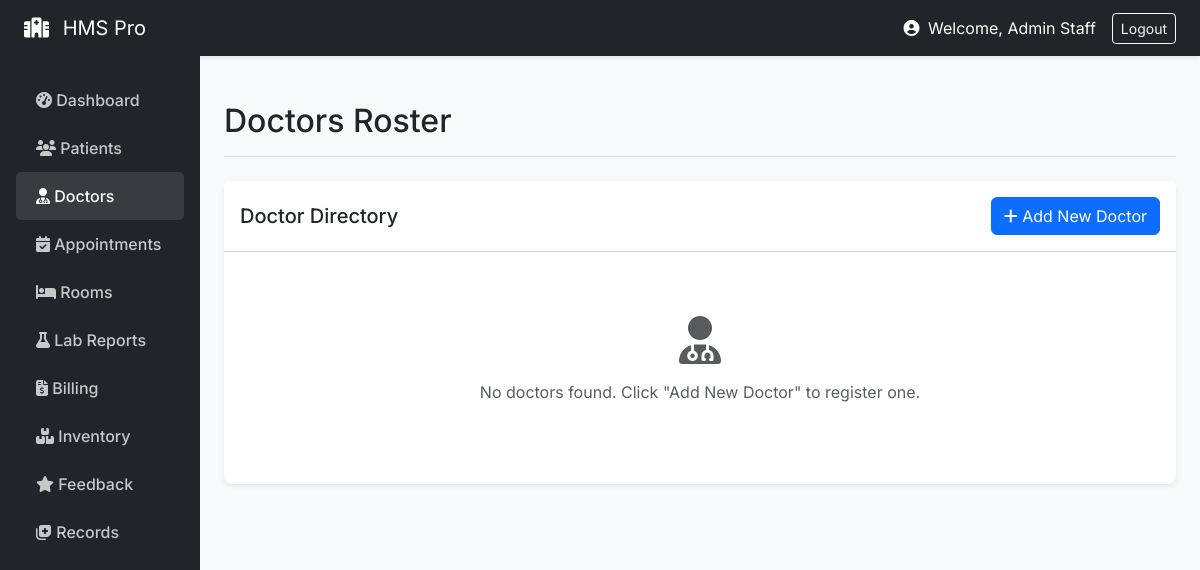
The page /staff/doctors (signed in) on the database as committed earlier.
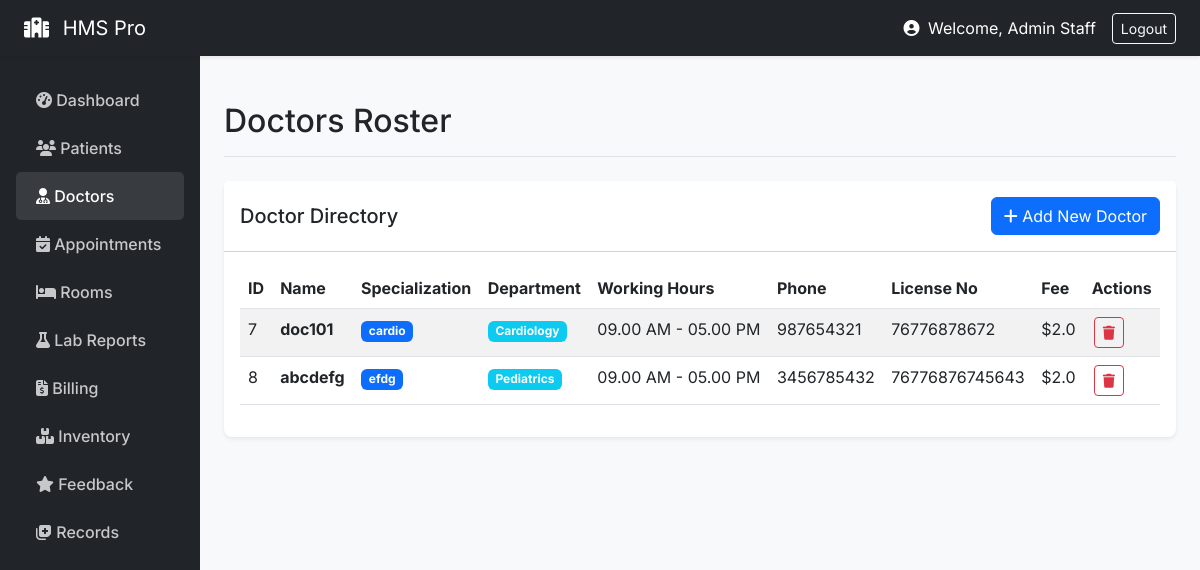
The same page on the database as committed later.
### models/__init__.py (models this page shows, shortened)
class User(UserMixin, db.Model):
    id = db.Column(db.Integer, primary_key=True)
    email = db.Column(db.String(120), unique=True, nullable=False)
    name = db.Column(db.String(100), nullable=False)
    role = db.Column(db.String(20), nullable=False)
    password_hash = db.Column(db.String(200), nullable=False)
    age = db.Column(db.Integer)
    gender = db.Column(db.String(10))
    staff_role = db.Column(db.String(50))
    department = db.Column(db.String(50))
    staff_id = db.Column(db.String(20))
    created_at = db.Column(db.DateTime, default=datetime.utcnow)

class Doctor(db.Model):
    id = db.Column(db.Integer, primary_key=True)
    user_id = db.Column(db.Integer, db.ForeignKey('user.id'))
    department = db.Column(db.String(100))
    specialization = db.Column(db.String(100))
    working_hours = db.Column(db.String(50))
    phone = db.Column(db.String(20))
    license_no = db.Column(db.String(50))
    fee = db.Column(db.Float)
    user = db.relationship('User', backref='doctor_profile')

### routes/staff.py (the view, shortened to what this page needs)
@staff_bp.route('/doctors', methods=['GET', 'POST'])
def doctors():
    form = DoctorForm()
    page = request.args.get('page', 1, type=int)
    doctors_list = User.query.filter_by(role='staff', staff_role='Doctor').paginate(page=page, per_page=20)
    return render_template('doctors.html', doctors=doctors_list, form=form)

### models/__init__.py (called while the page is built)
@login_manager.user_loader
def load_user(user_id):
    return User.query.get(int(user_id))

### routes/staff.py (called while the page is built)
def staff_required(f):
    @wraps(f)
    def decorated_function(*args, **kwargs):
        if current_user.role != 'staff':
            flash('Staff access only', 'danger')
            return redirect(url_for('auth.login'))
        return f(*args, **kwargs)
    return decorated_function

@staff_bp.before_request
@login_required
@staff_required
def before_request():
    pass

### templates/doctors.html (shortened to what this page needs)
{% extends "base.html" %}
{% block page_title %}Doctors Roster{% endblock %}
{% block content %}
<div class="card">
    <div class="card-header bg-white d-flex justify-content-between align-items-center py-3">
        <h5 class="mb-0">Doctor Directory</h5>
        <button type="button" class="btn btn-primary" data-bs-toggle="modal" data-bs-target="#addDoctorModal">
            <i class="fas fa-plus"></i> Add New Doctor
        </button>
    </div>
    <div class="card-body">
        {% if doctors.items|length == 0 %}
        <div class="text-center text-muted py-5">
            <i class="fas fa-user-md fa-3x mb-3"></i>
            <p>No doctors found. Click "Add New Doctor" to register one.</p>
        </div>
        {% else %}
        <table class="table table-striped table-hover datatable w-100">
            <thead>
                <tr>
                    <th>ID</th>
                    <th>Name</th>
                    <th>Specialization</th>
                    <th>Department</th>
                    <th>Working Hours</th>
                    <th>Phone</th>
                    <th>License No</th>
                    <th>Fee</th>
                    <th>Actions</th>
                </tr>
            </thead>
            <tbody>
                {% for doctor in doctors.items %}
                <tr>
                    <td>{{ doctor.id }}</td>
                    <td><strong>{{ doctor.name }}</strong></td>
                    <td><span class="badge bg-primary">{{ doctor.doctor_profile[0].specialization if doctor.doctor_profile else 'N/A' }}</span></td>
                    <td><span class="badge bg-info">{{ doctor.department or (doctor.doctor_profile[0].department if doctor.doctor_profile else 'N/A') }}</span></td>
                    <td>{{ doctor.doctor_profile[0].working_hours if doctor.doctor_profile else 'Flexible' }}</td>
                    <td>{{ doctor.doctor_profile[0].phone if doctor.doctor_profile else 'N/A' }}</td>
                    <td>{{ doctor.doctor_profile[0].license_no if doctor.doctor_profile else 'N/A' }}</td>
                    <td>${{ doctor.doctor_profile[0].fee if doctor.doctor_profile else 'N/A' }}</td>
                    <td>
                        <form action="{{ url_for('staff.delete_doctor', id=doctor.id) }}" method="POST" class="action-form" onsubmit="return confirm('Delete this doctor permanently?');">
                            <button type="submit" class="btn btn-sm btn-outline-danger" title="Delete"><i class="fas fa-trash"></i></button>
                        </form>
                    </td>
                </tr>
                {% endfor %}
            </tbody>
        </table>
        {% endif %}
    </div>
</div>
{% endblock %}

### templates/base.html (shortened to what this page needs)
<!doctype html>
<html lang="en">
<head>
  <link href="https://cdn.jsdelivr.net/npm/bootstrap@5.3.0/dist/css/bootstrap.min.css" rel="stylesheet">
  <link rel="stylesheet" href="https://cdnjs.cloudflare.com/ajax/libs/font-awesome/6.4.0/css/all.min.css">
</head>
<body>
{% if current_user.is_authenticated %}
<nav class="navbar navbar-dark bg-dark sticky-top shadow-sm">
  <div class="container-fluid px-4">
    <a class="navbar-brand" href="/"><i class="fas fa-hospital me-2"></i> HMS Pro</a>
    <div class="d-flex align-items-center text-white">
      <span class="me-3">
        <i class="fas fa-user-circle me-1"></i> Welcome, {{ current_user.name.split('@')[0] if '@' in current_user.name else current_user.name }}
      </span>
      <a class="btn btn-outline-light btn-sm" href="{{ url_for('auth.logout') }}">Logout</a>
    </div>
  </div>
</nav>
{% endif %}
<div id="main-wrapper">
    {% if not current_user.is_authenticated %}
        <div class="container mt-5">
    {% else %}
        <div class="container-fluid">
            <div class="row">
                <nav class="col-md-2 d-none d-md-block sidebar px-3">
                    <ul class="nav flex-column">
                        {% if current_user.role == 'staff' %}
                            <li class="nav-item">
                                <a class="nav-link {{ 'active' if request.endpoint == 'staff.dashboard' else '' }}" href="{{ url_for('staff.dashboard') }}"><i class="fas fa-tachometer-alt"></i> Dashboard</a>
                            </li>
                            <li class="nav-item">
                                <a class="nav-link {{ 'active' if request.endpoint == 'staff.patients' else '' }}" href="{{ url_for('staff.patients') }}"><i class="fas fa-users"></i> Patients</a>
                            </li>
                            <li class="nav-item">
                                <a class="nav-link {{ 'active' if request.endpoint == 'staff.doctors' else '' }}" href="{{ url_for('staff.doctors') }}"><i class="fas fa-user-md"></i> Doctors</a>
                            </li>
                            <li class="nav-item">
                                <a class="nav-link {{ 'active' if request.endpoint == 'staff.appointments' else '' }}" href="{{ url_for('staff.appointments') }}"><i class="fas fa-calendar-check"></i> Appointments</a>
                            </li>
                            <li class="nav-item">
                                <a class="nav-link {{ 'active' if request.endpoint == 'staff.rooms' else '' }}" href="{{ url_for('staff.rooms') }}"><i class="fas fa-bed"></i> Rooms</a>
                            </li>
                            <li class="nav-item">
                                <a class="nav-link {{ 'active' if request.endpoint == 'staff.lab' else '' }}" href="{{ url_for('staff.lab') }}"><i class="fas fa-flask"></i> Lab Reports</a>
                            </li>
                            <li class="nav-item">
                                <a class="nav-link {{ 'active' if request.endpoint == 'staff.billing' else '' }}" href="{{ url_for('staff.billing') }}"><i class="fas fa-file-invoice-dollar"></i> Billing</a>
                            </li>
                            <li class="nav-item">
                                <a class="nav-link {{ 'active' if request.endpoint == 'staff.inventory' else '' }}" href="{{ url_for('staff.inventory') }}"><i class="fas fa-boxes"></i> Inventory</a>
                            </li>
                            <li class="nav-item">
                                <a class="nav-link {{ 'active' if request.endpoint == 'staff.feedback' else '' }}" href="{{ url_for('staff.feedback') }}"><i class="fas fa-star"></i> Feedback</a>
                            </li>
                            <li class="nav-item">
                                <a class="nav-link {{ 'active' if request.endpoint == 'staff.records' else '' }}" href="{{ url_for('staff.records') }}"><i class="fas fa-notes-medical"></i> Records</a>
                            </li>
                        {% endif %}
                    </ul>
                </nav>
                <main class="col-md-10 ms-sm-auto px-md-4 main-content">
                    <div class="d-flex justify-content-between flex-wrap flex-md-nowrap align-items-center pt-3 pb-2 mb-4 border-bottom">
                        <h1 class="h2">{% block page_title %}{% endblock %}</h1>
                    </div>
    {% endif %}
    {% block content %}{% endblock %}
    {% if current_user.is_authenticated %}
                </main>
            </div>
        </div>
    {% else %}
        </div>
    {% endif %}
</div>
</body>
</html>

### templates/base.html (style rules this page uses)
body { background-color: #f8f9fa; font-family: 'Inter', sans-serif; }
.sidebar { min-height: 100vh; background-color: #212529; color: white; padding-top: 20px; }
.sidebar .nav-link { color: rgba(255,255,255,.75); padding: 12px 20px; font-weight: 500; }
.sidebar .nav-link:hover, .sidebar .nav-link.active { color: white; background-color: rgba(255,255,255,.1); border-radius: 5px; }
.main-content { padding: 30px; }
.card { box-shadow: 0 0.125rem 0.25rem rgba(0,0,0,.075); border: none; border-radius: 0.5rem; margin-bottom: 20px; }
.action-form { display: inline-block; margin: 0 2px; }

Rows that differ between the two databases and show on the page:
added User: id "7", name "doc101", specialization "cardio", department "Cardiology", working_hours "09.00 AM - 05.00 PM", phone "987654321", license_no "76776878672", fee "2.0"
added User: id "8", name "abcdefg", specialization "efdg", department "Pediatrics", working_hours "09.00 AM - 05.00 PM", phone "3456785432", license_no "76776876745643", fee "2.0"
Other text that changed with them:
text no longer shown: "No doctors found. Click \"Add New Doctor\" to register one."
text now shown: "ID Name Specialization Department Working Hours Phone License No Fee Actions"
